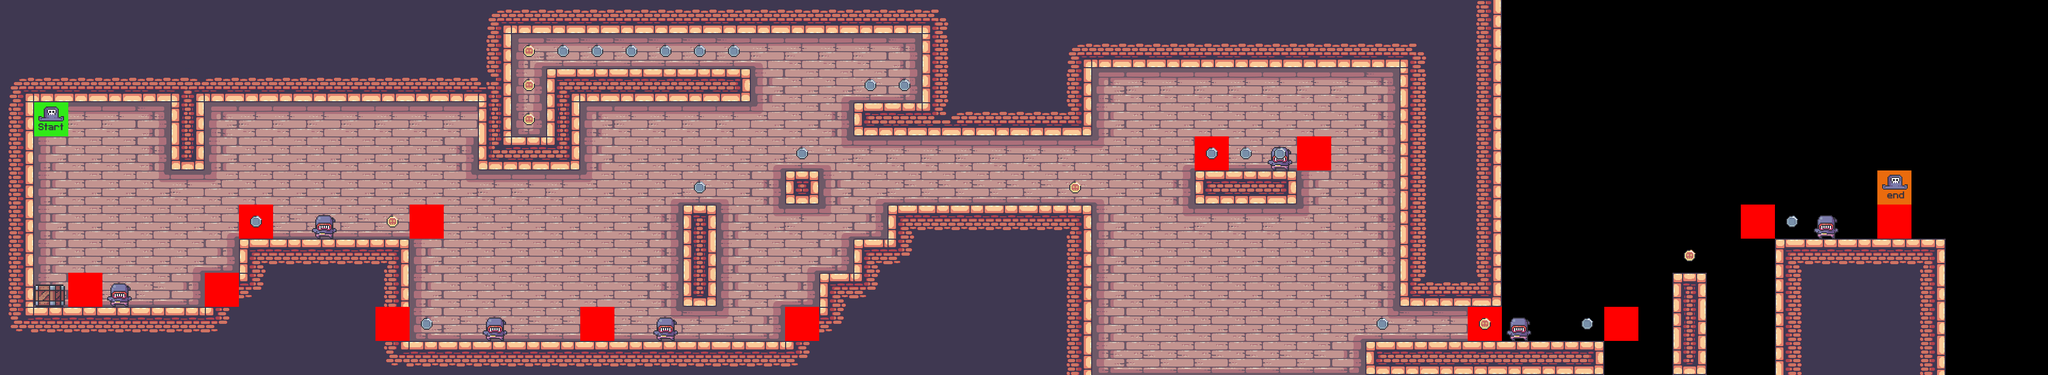

A level layout from a 2D game, rendered from its tile map. Below: a short description, then the map file with tile-grid data replaced by summaries:
An orthogonal 60x11 tile map with 64x64 px tiles, 12 tile layers (bg_palms, terrain, terrain2, terrain3, ...), 8 tilesets.

<map version="1.10" tiledversion="1.10.2" orientation="orthogonal" renderorder="right-down" width="60" height="11" tilewidth="64" tileheight="64" infinite="0" nextlayerid="13" nextobjectid="1">
 <editorsettings>
  <export format="csv" />
 </editorsettings>
 <tileset firstgid="1" source="../tilesets/terrain_tiles.tsx" />
 <tileset firstgid="17" source="../tilesets/coin_tiles.tsx" />
 <tileset firstgid="19" source="../tilesets/grass_tiles.tsx" />
 <tileset firstgid="24" source="../tilesets/palms.tsx" />
 <tileset firstgid="27" source="../tilesets/crates.tsx" />
 <tileset firstgid="28" source="../tilesets/player_tiles.tsx" />
 <tileset firstgid="30" source="../tilesets/enemy_tiles.tsx" />
 <tileset firstgid="32" source="../tilesets/terrain_bricks.tsx" />
 <layer id="5" name="bg_palms" width="60" height="11">
  <data>[660 cells, 0 non-empty, 0 distinct tile ids]</data>
 </layer>
 <layer id="1" name="terrain" width="60" height="11">
  <data>[660 cells, 0 non-empty, 0 distinct tile ids]</data>
 </layer>
 <layer id="10" name="terrain2" width="60" height="11">
  <data>[660 cells, 0 non-empty, 0 distinct tile ids]</data>
 </layer>
 <layer id="11" name="terrain3" width="60" height="11" locked="1">
  <data>[660 cells, 268 non-empty, 27 distinct tile ids]</data>
 </layer>
 <layer id="12" name="terrain3bg" width="60" height="11" locked="1">
  <data>[660 cells, 245 non-empty, 22 distinct tile ids]</data>
 </layer>
 <layer id="6" name="crates" width="60" height="11">
  <data>[660 cells, 2 non-empty, 1 distinct tile ids]</data>
 </layer>
 <layer id="3" name="grass" width="60" height="11">
  <data>[660 cells, 0 non-empty, 0 distinct tile ids]</data>
 </layer>
 <layer id="8" name="enemies" width="60" height="11">
  <data>[660 cells, 7 non-empty, 1 distinct tile ids]</data>
 </layer>
 <layer id="9" name="constraints" width="60" height="11">
  <data>[660 cells, 13 non-empty, 1 distinct tile ids]</data>
 </layer>
 <layer id="4" name="fg_palms" width="60" height="11">
  <data>[660 cells, 0 non-empty, 0 distinct tile ids]</data>
 </layer>
 <layer id="2" name="coins" width="60" height="11">
  <data>[660 cells, 25 non-empty, 2 distinct tile ids]</data>
 </layer>
 <layer id="7" name="player" width="60" height="11">
  <data>[660 cells, 2 non-empty, 2 distinct tile ids]</data>
 </layer>
</map>
